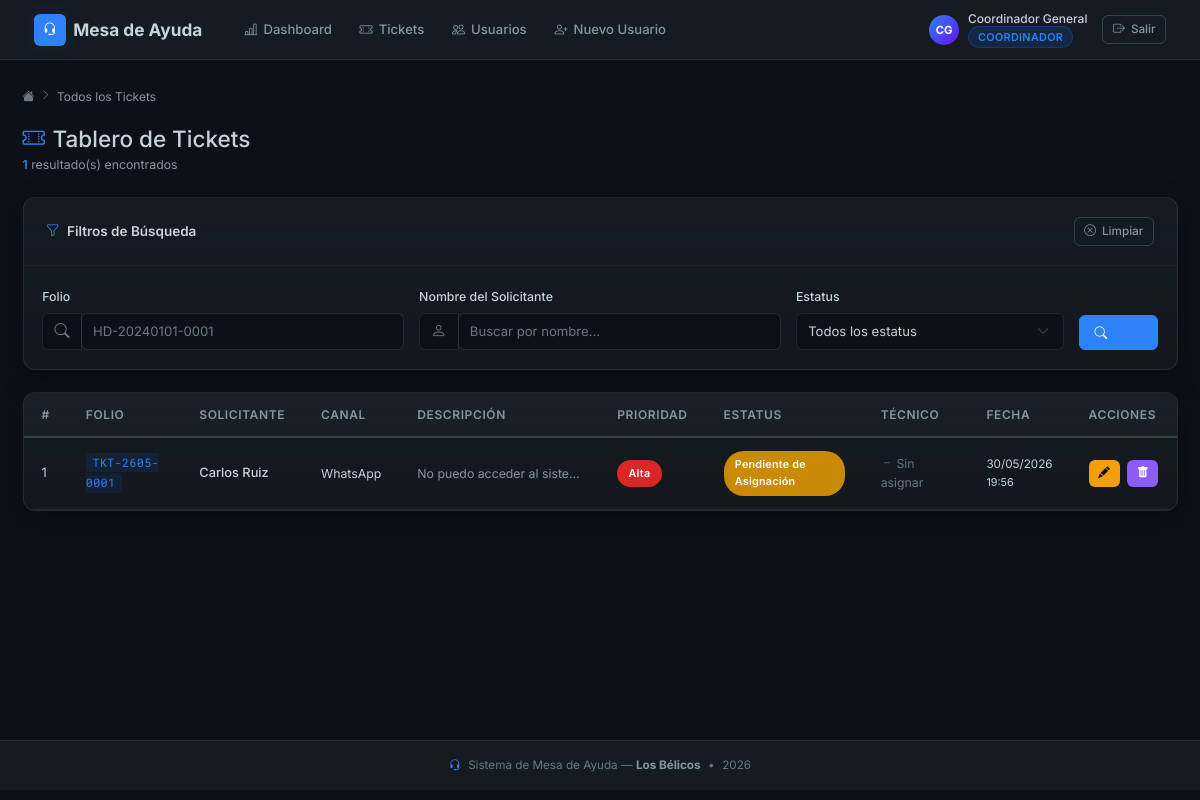
/index.php?controller=Ticket&action=index (signed in), run on the app's committed database.
### tables this page shows
CREATE TABLE `tickets` (
  `id` int(10) UNSIGNED NOT NULL,
  `folio` varchar(20) NOT NULL,
  `id_solicitante` int(10) UNSIGNED NOT NULL,
  `id_canal` int(10) UNSIGNED NOT NULL,
  `descripcion` text NOT NULL,
  `prioridad` enum('Baja','Media','Alta') NOT NULL DEFAULT 'Baja',
  `id_estatus` int(10) UNSIGNED NOT NULL DEFAULT 1,
  `id_tecnico` int(10) UNSIGNED DEFAULT NULL,
  `id_mesa_asignada` int(10) UNSIGNED DEFAULT NULL,
  `fecha_creacion` datetime NOT NULL DEFAULT current_timestamp(),
  `fecha_cierre` datetime DEFAULT NULL
);

CREATE TABLE `solicitantes` (
  `id` int(10) UNSIGNED NOT NULL,
  `clave_reportante` varchar(20) NOT NULL,
  `nombre_completo` varchar(150) NOT NULL,
  `correo` varchar(100) DEFAULT NULL,
  `id_departamento` int(10) UNSIGNED DEFAULT NULL
);

CREATE TABLE `canales_contacto` (
  `id` int(10) UNSIGNED NOT NULL,
  `nombre_canal` varchar(50) NOT NULL
);

CREATE TABLE `estatus_tickets` (
  `id` int(10) UNSIGNED NOT NULL,
  `nombre_estatus` varchar(50) NOT NULL
);

### app/controllers/TicketController.php (called while the page is built, shortened)
<?php
class TicketController {
    private Ticket $modelTicket;
    public function __construct() {
        require_once BASE_PATH . '/app/models/Ticket.php';
        $this->modelTicket = new Ticket();
    }
    public function index(): void {
        $filtros = [
            'folio'       => $_GET['folio'] ?? '',
            'solicitante' => $_GET['solicitante'] ?? '',
            'id_estatus'  => $_GET['id_estatus'] ?? ''
        ];
        $tickets = $this->modelTicket->obtenerTodosLosTickets($filtros);
        require BASE_PATH . '/app/views/tickets/index.php';
    }
}

### config/Database.php (called while the page is built)
<?php
class Database {
    private static ?Database $instance = null;
    private PDO $connection;
    private function __construct() {
        $host = 'localhost';
        $db   = 'helpdesk_db';
        $user = 'root';
        $pass = '';
        try {
            $this->connection = new PDO("mysql:host=$host;dbname=$db;charset=utf8mb4", $user, $pass);
            $this->connection->setAttribute(PDO::ATTR_ERRMODE, PDO::ERRMODE_EXCEPTION);
        } catch(PDOException $e) {
            die("Error de conexión: " . $e->getMessage());
        }
    }
    public static function getInstance(): Database {
        if (self::$instance === null) {
            self::$instance = new self();
        }
        return self::$instance;
    }
    public function getConnection(): PDO {
        return $this->connection;
    }
}

### app/models/Ticket.php (called while the page is built, shortened)
<?php
class Ticket {
    private PDO $db;
    public function __construct() {
        $dbInstance = Database::getInstance();
        $this->db = $dbInstance->getConnection();
    }
    public function obtenerTodosLosTickets(array $filtros = []): array {
        $sql = "SELECT t.id, t.folio, t.descripcion, t.prioridad, t.fecha_creacion, t.fecha_cierre,
                       s.nombre_completo AS solicitante, cc.nombre_canal AS canal,
                       es.nombre_estatus AS estatus, u.nombre_completo AS tecnico
                FROM tickets t
                LEFT JOIN solicitantes s ON t.id_solicitante = s.id
                LEFT JOIN canales_contacto cc ON t.id_canal = cc.id
                LEFT JOIN estatus_tickets es ON t.id_estatus = es.id
                LEFT JOIN usuarios u ON t.id_tecnico = u.id
                WHERE 1=1";
        $params = [];
        $sql .= " ORDER BY t.fecha_creacion DESC";
        $stmt = $this->db->prepare($sql);
        $stmt->execute($params);
        return $stmt->fetchAll();
    }
}

### app/views/tickets/index.php (the view, shortened to what this page needs)
<?php
require BASE_PATH . '/app/views/layouts/header.php';
function badgeEstatusIdx(string $e): string {
    return match (strtolower($e)) {
        'abierto'    => 'badge-abierto',
        'en proceso' => 'badge-proceso',
        'cerrado'    => 'badge-cerrado',
        default      => 'badge-pendiente',
    };
}
function badgePrioridadIdx(string $p): string {
    return match (strtolower($p)) {
        'alta'  => 'badge-alta',
        'media' => 'badge-media',
        'baja'  => 'badge-baja',
        default => 'badge-pendiente',
    };
}
?>
<div class="hd-breadcrumb">
    <a href="<?= BASE_URL ?>/index.php?controller=Dashboard&action=index"><i class="bi bi-house-fill"></i></a>
    <i class="bi bi-chevron-right" style="font-size:.7rem;"></i>
    <span>Todos los Tickets</span>
</div>
<div class="d-flex align-items-center justify-content-between mb-4 flex-wrap gap-2 fade-in-up">
    <div>
        <h1 class="h4 mb-1"><i class="bi bi-ticket-perforated me-2 text-accent"></i>Tablero de Tickets</h1>
        <p class="mb-0" style="font-size:0.82rem;">
            <span class="text-accent fw-semibold"><?= count($tickets) ?></span> resultado(s) encontrados
        </p>
    </div>
</div>
<div class="hd-card mb-4 fade-in-up delay-1">
    <div class="hd-card-header">
        <h2 class="hd-card-title"><i class="bi bi-funnel text-accent"></i> Filtros de Búsqueda</h2>
        <a href="<?= BASE_URL ?>/index.php?controller=Ticket&action=index" class="btn btn-outline-secondary btn-sm">
            <i class="bi bi-x-circle"></i> Limpiar
        </a>
    </div>
    <div class="hd-card-body">
        <form method="GET" action="<?= BASE_URL ?>/index.php" id="formFiltros">
            <div class="row g-3">
                <div class="col-12 col-md-4">
                    <label class="form-label" for="folio">Folio</label>
                    <div class="input-group">
                        <span class="input-group-text"><i class="bi bi-search"></i></span>
                        <input type="text" class="form-control" id="folio" name="folio"
                               placeholder="HD-20240101-0001"
                               value="<?= htmlspecialchars($filtros['folio'] ?? '') ?>">
                    </div>
                </div>
                <div class="col-12 col-md-4">
                    <label class="form-label" for="solicitante">Nombre del Solicitante</label>
                    <div class="input-group">
                        <span class="input-group-text"><i class="bi bi-person"></i></span>
                        <input type="text" class="form-control" id="solicitante" name="solicitante"
                               placeholder="Buscar por nombre..."
                               value="<?= htmlspecialchars($filtros['solicitante'] ?? '') ?>">
                    </div>
                </div>
                <div class="col-12 col-md-3">
                    <label class="form-label" for="id_estatus">Estatus</label>
                    <select class="form-select" id="id_estatus" name="id_estatus">
                        <option value="">Todos los estatus</option>
                    </select>
                </div>
                <div class="col-12 col-md-1 d-flex align-items-end">
                    <button type="submit" class="btn btn-primary w-100">
                        <i class="bi bi-search"></i>
                    </button>
                </div>
            </div>
        </form>
    </div>
</div>
<div class="hd-card fade-in-up delay-2">
    <div class="hd-card-body p-0">
        <?php if (empty($tickets)): ?>
            <div class="empty-state">
                <i class="bi bi-ticket-perforated d-block"></i>
                <p>No se encontraron tickets con los filtros aplicados.</p>
                <a href="<?= BASE_URL ?>/index.php?controller=Ticket&action=index" class="btn btn-outline-primary btn-sm mt-2">
                    <i class="bi bi-x-circle"></i> Limpiar filtros
                </a>
            </div>
        <?php else: ?>
            <div class="d-none d-md-block">
                <div class="hd-table-wrapper" style="border:none; border-radius:0;">
                    <table class="table table-hover">
                        <thead>
                            <tr>
                                <th>#</th>
                                <th>Folio</th>
                                <th>Solicitante</th>
                                <th>Canal</th>
                                <th>Descripción</th>
                                <th>Prioridad</th>
                                <th>Estatus</th>
                                <th>Técnico</th>
                                <th>Fecha</th>
                                <th>Acciones</th>
                            </tr>
                        </thead>
                        <tbody>
                            <?php foreach ($tickets as $i => $t): ?>
                                <tr>
                                    <td style="color:var(--text-muted);"><?= $i + 1 ?></td>
                                    <td><span class="folio-tag"><?= htmlspecialchars($t['folio']) ?></span></td>
                                    <td>
                                        <div style="font-weight:500;"><?= htmlspecialchars($t['solicitante']) ?></div>
                                    </td>
                                    <td style="font-size:0.82rem;"><?= htmlspecialchars($t['canal']) ?></td>
                                    <td style="max-width: 200px;">
                                        <div class="text-truncate" style="font-size:0.82rem; color:var(--text-secondary);" title="<?= htmlspecialchars($t['descripcion']) ?>">
                                            <?= htmlspecialchars($t['descripcion']) ?>
                                        </div>
                                    </td>
                                    <td>
                                        <span class="hd-badge <?= badgePrioridadIdx($t['prioridad']) ?>">
                                            <?= ucfirst($t['prioridad']) ?>
                                        </span>
                                    </td>
                                    <td>
                                        <span class="hd-badge <?= badgeEstatusIdx($t['estatus']) ?>">
                                            <?= htmlspecialchars($t['estatus']) ?>
                                        </span>
                                    </td>
                                    <td style="font-size:0.82rem;">
                                        <?= $t['tecnico']
                                            ? htmlspecialchars($t['tecnico'])
                                            : '<span class="text-muted-hd"><i class="bi bi-dash"></i> Sin asignar</span>' ?>
                                    </td>
                                    <td style="font-size:0.78rem; color:var(--text-muted); white-space:nowrap;">
                                        <?= date('d/m/Y', strtotime($t['fecha_creacion'])) ?><br>
                                        <span style="font-size:0.72rem;"><?= date('H:i', strtotime($t['fecha_creacion'])) ?></span>
                                    </td>
                                    <td>
                                        <div class="d-flex gap-2">
                                            <a href="<?= BASE_URL ?>/index.php?controller=Ticket&action=show&id=<?= $t['id'] ?>"
                                            class="btn btn-action-edit btn-sm" title="Ver / Editar">
                                                <i class="bi bi-pencil-fill"></i>
                                            </a>
                                            <?php if ($_SESSION['rol_id'] == 1):  ?>
                                                <button type="button" class="btn btn-action-delete btn-sm" title="Eliminar">
                                                    <i class="bi bi-trash-fill"></i>
                                                </button>
                                            <?php endif; ?>
                                        </div>
                                    </td>
                                </tr>
                            <?php endforeach; ?>
                        </tbody>
                    </table>
                </div>
            </div>
        <?php endif; ?>
    </div>
</div>
<?php require BASE_PATH . '/app/views/layouts/footer.php'; ?>

### data on the page
tickets: folio "TKT-2605-0001", id_solicitante.nombre_completo "Carlos Ruiz", id_canal.nombre_canal "WhatsApp", descripcion "No puedo acceder al siste…", prioridad "Alta", id_estatus.nombre_estatus "Pendiente de Asignación", fecha_creacion "30/05/2026", fecha_creacion "19:56"

### other printed values
$initials "CG"
$nombreUsuario "Coordinador General"
$rolNombre "COORDINADOR"
count($tickets) "1"
